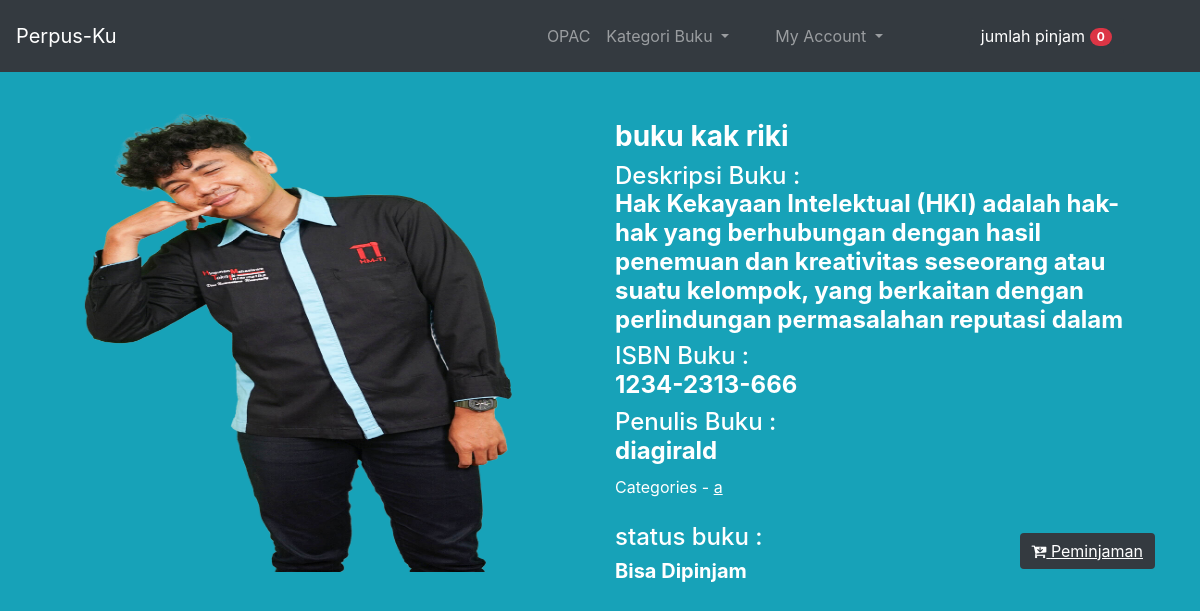
The page /detail.php?id=17 (signed in) on the database its author committed.
### tables this page shows
CREATE TABLE `tb_buku` (
  `id` int(11) NOT NULL,
  `judul_buku` varchar(200) NOT NULL,
  `id_kat` int(11) NOT NULL,
  `buku_penulis` varchar(200) NOT NULL,
  `tahun_terbit` int(11) NOT NULL,
  `buku_cover` varchar(200) NOT NULL,
  `deskripsi_buku` varchar(200) NOT NULL,
  `isbn_buku` varchar(200) NOT NULL,
  `status` varchar(200) NOT NULL DEFAULT 'Available'
);

CREATE TABLE `kategori_buku` (
  `id_kat` int(11) NOT NULL,
  `nama_kategori` varchar(100) NOT NULL
);

### detail.php (the view, shortened to what this page needs)
<?php include('inc/header.php');
?>
<?php include('inc/nav.php');  ?>
<?php
include('config/db.php');
?>
<?php
if(isset($_GET['id'])){
    $idbuku = $_GET['id'];
    $sql = "SELECT * FROM tb_buku WHERE id ='$idbuku'";
    $result = mysqli_query($koneksi, $sql);
    if ($result) {
        $row = mysqli_fetch_assoc($result);
    } else {
        die("Error: " . mysqli_error($koneksi));
    }
}
?>
<div class="container">
    <div class="row text-white">
        <div class="col-md-6 ">
            <img src="image/<?php echo $row["buku_cover"]; ?>" alt="" class='img-fluid' style='height:500px;width:500px;'>
        </div>
        <div class="col-md-6 pt-5">
        <h3><b><?php echo $row["judul_buku"]; ?></b></h3>
        <h4>Deskripsi Buku : <br> <b><?php echo $row["deskripsi_buku"]; ?></b></h2>
        <h4>ISBN Buku : <br> <b><?php echo $row["isbn_buku"]; ?></b></h2>
        <h4>Penulis Buku : <br> <b><?php echo $row["buku_penulis"]; ?></b></h2>
<div class="row">
    <div class="col-md-12">
    </div>
</div>
<div class="row ">
    <div class="col-md-12 category">
    <?php
        $sql2 = "SELECT * FROM kategori_buku WHERE id_kat = '{$row["id_kat"]}'";
        $result2 = mysqli_query($koneksi, $sql2);
        if ($result2) {
            $row2 = mysqli_fetch_assoc($result2);
            $selected = ($row2["id_kat"] == $row["id_kat"]) ? 'selected' : '';
            ?>
            Categories -
            <?php
            echo "<a href='index.php?id={$row2["id_kat"]}' class='$selected'>{$row2["nama_kategori"]}</a>";
        } else {
            echo "Error: " . mysqli_error($koneksi);
        }
        ?>
<div class="row mt-4">
<div class="col-md-4">
        <h4>status buku :</h4>
        <?php
        $status = $row['status'];
        if ($status == 'Available') {
            echo '<h1 class="text-white"><b>Bisa Dipinjam</b></h1>';
        } else {
            echo '<h1 class="text-dark">Sedang Dipinjam</h1>';
        }
        ?>
    </div>
    <div class="col-md-8">
        <?php if ($status == 'Available') : ?>
            <button class="btn btn-default btn-xs pull-right" type="submit" name="submit">
                <a href="peminjaman.php?id=<?php echo $row['id'] ?>">
                    <i class="fa fa-cart-arrow-down"></i> Peminjaman
                </a>
            </button>
        <?php else : ?>
            <button class="btn btn-default btn-xs pull-right" type="button" disabled>
                <i class="fa fa-cart-arrow-down"></i> Sedang Dipinjam
            </button>
        <?php endif; ?>
    </div>
</div>
</div>
        </div>
</div>
<?php include('inc/footer.php');  ?>

### style.css (style rules this page uses)
h1 { font-size: 28px; font-weight: 700; margin-bottom: 5px; }
a { color: #ff6900; }
*, *:before, *:after { box-sizing: border-box; }
body { background: #fff; }
h1 { font-weight: 500; font-size: 20px; }
.btn { border: 0px; margin: 10px 0px; box-shadow: none !important; }
.btn { border: 0px; margin: 10px 0px; box-shadow: none !important; background: #343a40; color: white; }
.category a { color: white !important; text-decoration: underline; }

### rows shown on the page
tb_buku: buku_cover (picture), judul_buku "buku kak riki", deskripsi_buku "Hak Kekayaan Intelektual (HKI) adalah hak-hak yang berhubungan dengan hasil penemuan dan kreativitas seseorang atau suatu kelompok, yang berkaitan dengan perlindungan permasalahan reputasi dalam", isbn_buku "1234-2313-666", buku_penulis "diagirald"
kategori_buku: nama_kategori "a"

### other values the page prints
$count "0"
